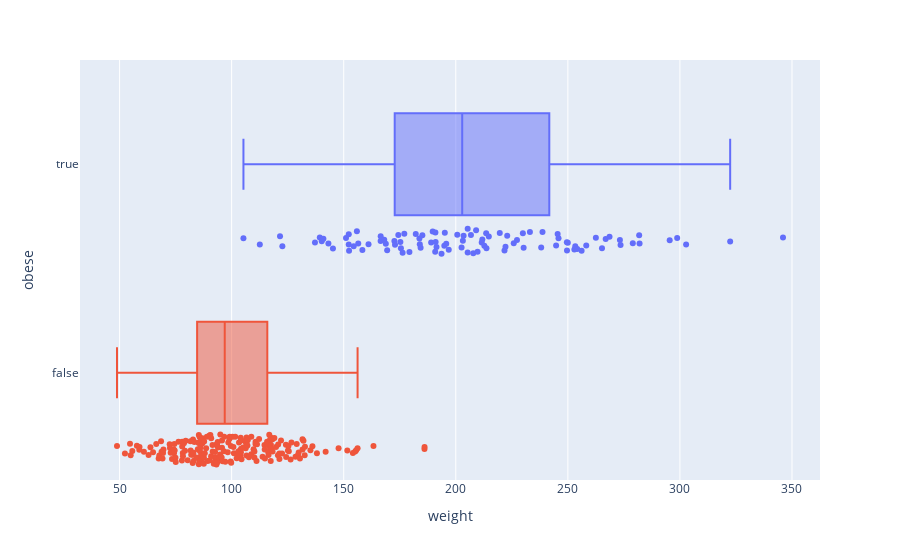

Notebook cell for this chart:
### Code cell
fig = px.box(df, x="weight", y="obese", color="obese", points="all")
fig.update_layout(
    showlegend=False,
)
fig.show()

### Figure 1 — Plotly figure (JSON) as saved in the notebook; plotly's stock layout.template omitted (floating-point values rounded to 4 significant figures; data arrays with more than 128 entries replaced by an {"elided": "..."} marker saying what was removed)
{"data": [{"alignmentgroup": "True", "boxpoints": "all", "hovertemplate": "obese=%{y}<br>weight=%{x}<extra></extra>", "legendgroup": "True", "marker": {"color": "#636efa"}, "name": "True", "notched": false, "offsetgroup": "True", "orientation": "h", "showlegend": true, "type": "box", "x": [273.2, 183.9, 152.4, 140.9, 166.5, 179.3, 161.1, 249.6, 172.6, 213.7, 213.6, 268.6, 205.3, 258.2, 195.7, 166.5, 205.3, 221.7, 154.4, 175.3, 194.9, 209.7, 152.2, 185.1, 302.8, 195.1, 249.6, 346.0, 137.2, 168.8, 184.3, 190.8, 177.0, 182.1, 265.2, 253.3, 143.2, 238.7, 206.8, 222.2, 202.6, 245.4, 156.5, 229.9, 169.4, 189.7, 207.8, 190.9, 209.1, 222.9, 262.5, 322.4, 105.3, 238.1, 219.6, 174.4, 172.9, 191.4, 152.2, 196.9, 168.1, 266.9, 298.8, 230.3, 214.7, 200.7, 121.6, 225.9, 211.8, 279.0, 254.2, 256.1, 250.0, 227.3, 203.2, 140.2, 211.6, 139.3, 158.3, 233.1, 155.9, 282.0, 245.8, 151.0, 252.9, 203.5, 122.6, 145.2, 183.8, 273.5, 176.3, 281.8, 191.0, 244.8, 175.5, 295.4, 189.0, 212.7, 193.6, 112.6], "x0": " ", "xaxis": "x", "y": [true, true, true, true, true, true, true, true, true, true, true, true, true, true, true, true, true, true, true, true, true, true, true, true, true, true, true, true, true, true, true, true, true, true, true, true, true, true, true, true, true, true, true, true, true, true, true, true, true, true, true, true, true, true, true, true, true, true, true, true, true, true, true, true, true, true, true, true, true, true, true, true, true, true, true, true, true, true, true, true, true, true, true, true, true, true, true, true, true, true, true, true, true, true, true, true, true, true, true, true], "y0": " ", "yaxis": "y"}, {"alignmentgroup": "True", "boxpoints": "all", "hovertemplate": "obese=%{y}<br>weight=%{x}<extra></extra>", "legendgroup": "False", "marker": {"color": "#EF553B"}, "name": "False", "notched": false, "offsetgroup": "False", "orientation": "h", "showlegend": true, "type": "box", "x": {"elided": "200 float values"}, "x0": " ", "xaxis": "x", "y": {"elided": "200 bool values"}, "y0": " ", "yaxis": "y"}], "layout": {"boxmode": "overlay", "legend": {"title": {"text": "obese"}, "tracegroupgap": 0}, "margin": {"t": 60}, "showlegend": false, "xaxis": {"anchor": "y", "domain": [0, 1], "title": {"text": "weight"}}, "yaxis": {"anchor": "x", "categoryarray": [false, true], "categoryorder": "array", "domain": [0, 1], "title": {"text": "obese"}}}}
